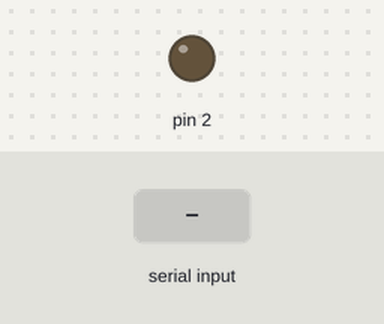
Bench run of a sketch on a simulated Arduino Uno, built with avr-gcc and run on an emulated ATmega328P. Parts: output pins drawn as LEDs (lit = HIGH). Inputs (shaded band) come from the test bench. What the sketch prints to the serial monitor is not drawn.

Above: at 1.2 s.
1.3 s: "x\n" received over Serial
Timing chart, 0 to 4.3 s (numbered marks = the images above; inputs shaded):
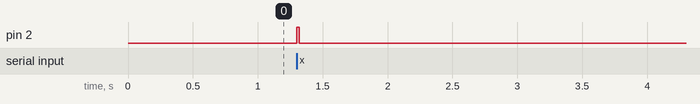

The sketch:

dekimo_challenge.ino
```cpp
unsigned long time;
String minimalTrailingZeroes = "000000000000000000000000";
int numbersToIgnoreInRange[43] = {29, 30, 36, 42, 48, 54, 60, 61, 67, 73, 79, 85, 91, 92, 98, 104, 110, 116, 122, 123, 129, 135, 141, 147, 153, 154, 155, 161, 167, 173, 179, 185, 186, 192, 198, 204, 210, 216, 217, 223, 229, 235, 241};

void setup() {
  Serial.begin(115200);
  pinMode(2, OUTPUT);
}

void loop() {
  String number = Serial.readStringUntil('\n');

  if (number.length() == 0) {
    return;
  }

  time = micros();
  digitalWrite(2, HIGH);

  int factorial = determineFactorial(number);
  Serial.print(factorial);
  Serial.print("!");

  printMissingDigits(number);

  time = micros() - time;
  digitalWrite(2, LOW);

  Serial.println(time * 1000);
}

int determineFactorial(String number) {
  long lengthNumber = number.length();
  int startOfTrailingZeroes = number.indexOf(minimalTrailingZeroes);
  int numberOfTrailingZeroes = lengthNumber - startOfTrailingZeroes;
  int possibilities[5] = {0,0,0,0,0};
  determinePossibilitiesBasedOnTrailingZeroes(numberOfTrailingZeroes, possibilities);

  for (int i = 0; i < 4; i++) {
    if (hasSameLength(possibilities[i], number)) {
      return possibilities[i];
    }
  }
  return possibilities[4];
}

void determinePossibilitiesBasedOnTrailingZeroes(int numberOfTrailingZeroes, int (& possibilities) [5]) {
  int skip = 0;

  for (int i = 0; i < 43; i++) { // todo de lengte kan ik hardcoderen
    if (numberOfTrailingZeroes < numbersToIgnoreInRange[i]) {
      skip = i;
      break;
    }
    if (i == 42) {
      skip = 43;
    }
  }

  int index = 5 * (numberOfTrailingZeroes - 24 - skip);
  possibilities[0] = 100 + index;
  possibilities[1] = 101 + index;
  possibilities[2] = 102 + index;
  possibilities[3] = 103 + index;
  possibilities[4] = 104 + index;
}

boolean hasSameLength(int n, String number) {
  double x = (n * log10(n / 2.7182) + log10(2 * 3.141592 * n) / 2.0) / log10(10);
  int length = (int) floor(x);
  return length == number.length() || length + 1 == number.length();
}

String printMissingDigits(String number) {
  int positionOfX = number.indexOf("x");
  String partBeforeX = number.substring(0, positionOfX);
  String partAfterY = number.substring(positionOfX + 2);

  for (int x = 0; x < 10; x++) {
    for (int y = 0; y < 10; y++) {
      if (x != 0 || y != 0 ) {
        if (isDivisibleBy9And11(partBeforeX + x + y + partAfterY)) {
          Serial.print("xy=");
          Serial.print(x);
          Serial.print(",");
          Serial.println(y);
        }
      }
    }
  }
  return "FOUT";
}

boolean isDivisibleBy9And11(String number) {
    int sumAllDigits = 0;
    int sumEvenDigits = 0;
    int sumOddDigits = 0;

    for (int i = 0; i < number.length(); i++) {
        int digit = number.charAt(i) - '0';
        sumAllDigits += digit;

        if (i % 2 == 0) {
            sumEvenDigits += digit;
        } else {
            sumOddDigits += digit;
        }
    }
    return sumAllDigits % 9 == 0 && (sumOddDigits - sumEvenDigits) % 11 == 0;
}
```

Measured:
- after the input at 1.3 s, pin 2: LOW → HIGH at once, → LOW 0.02 s later
